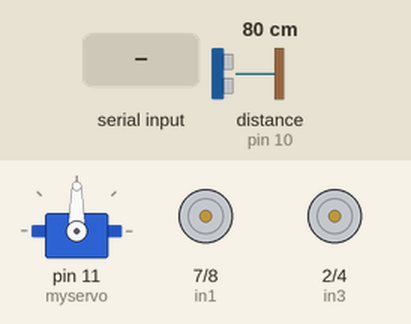
A sketch run on a simulated Arduino Uno, built with avr-gcc and run on an emulated ATmega328P. Shown: servo, motor-driver pin pairs drawn as motors (green arrow = first pin HIGH = forward, orange = second pin HIGH = backward, longer = more drive, scaled by the enable pin). The inputs (shaded band) are chosen by the test bench; at power-on: distance to the obstacle (sensor on pin 10) 80 cm. The echo pulse lasts 58.3 µs per cm; what the sketch prints to the serial monitor is not drawn.

Above: at 1.2 s.
1.3 s: "V90\n" received over Serial
At 1.9 s:
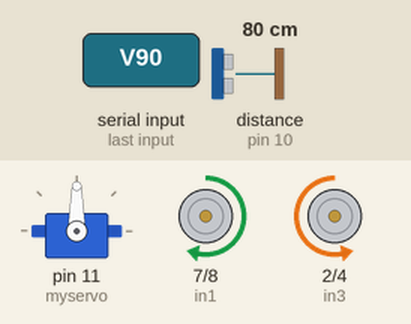
2.8 s: distance to the obstacle (sensor on pin 10) set to 11 cm
5.8 s: distance to the obstacle (sensor on pin 10) set to 8 cm
At 6.5 s:
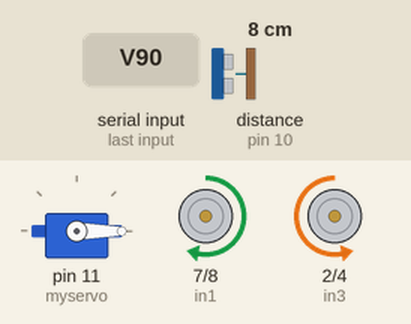
Timing chart, 0 to 8.8 s (numbered marks = the images above; inputs shaded):
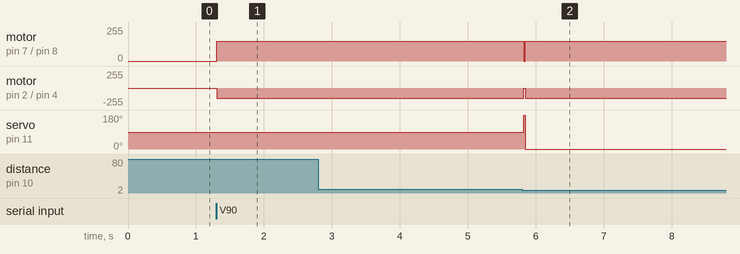

Measured:
- the behaviour switches between 10 and 9 cm on distance to the obstacle (sensor on pin 10) (found by bisection; images 1 and 2)
- after the input at 1.3 s, motor on pin 7 (in1) / pin 8 (in2): stopped → forward 150/255 at once; motor on pin 2 (in3) / pin 4 (in4): stopped → backward 150/255 at once
- after the input at 5.8 s, motor on pin 7 (in1) / pin 8 (in2): forward 150/255 → stopped at once, → forward 150/255 0.02 s later; motor on pin 2 (in3) / pin 4 (in4): backward 150/255 → stopped at once, → backward 150/255 0.02 s later; servo on pin 11 (myservo): 90° → 0° at once

The sketch:

car_sensor.ino
```cpp
//#include <SoftwareSerial.h>
#define in1 7   //motor1
#define in2 8   //motor1
#define ena 5   //motor1

#define in3 2   //motor2
#define in4 4   //motor2
#define enb 6   //motor2
int serialA;
int Speed=150;
//ultrasonic & servo
const int trigpin = 9;
const int echopin =10;

//defines variables
#include<Servo.h>
Servo myservo;
int angle = 90;
 long duration;
int distance;


//SoftwareSerial bluetooth(10,11);
void setup()
{
  Serial.begin(9600);
  //bluetooth.begin(9600);
   pinMode(in1 , OUTPUT );
   pinMode(in2 , OUTPUT );
   pinMode(in3 , OUTPUT );
   pinMode(in4 , OUTPUT );
   pinMode(ena , OUTPUT );
   pinMode(enb , OUTPUT );

   pinMode(trigpin,OUTPUT);//sets the trigpin as an output
  pinMode(echopin,INPUT);//sets the echo as an input
  myservo.attach(11);
  Serial.begin(9600);//start the serial communication
}

void loop()
{
  if (Serial.available() > 0 )
  {
    serialA = Serial.read();

    }

 if(serialA<60&&serialA>48){
  Speed=(serialA-48)*25;

  }
 else {
 switch(serialA){

  case 'V':// if the driver click the horn , use ultrasonic
  while(1)
  {

while(1){
  //clears the trigpin
digitalWrite(trigpin,LOW);
delayMicroseconds(2);
//sets the trigpin on HIGH state for 10 microseconds
digitalWrite(trigpin,HIGH);
delayMicroseconds(10);
digitalWrite(trigpin,LOW);
//read the echopin,returns the sound wave travel time in microseconds
duration = pulseIn(echopin,HIGH);
//calculating the distance
distance= duration*0.034/2;
//prints the distance on the serial monitor
Serial.print("distance:");
Serial.println(distance);

if(distance>8)
{

move1(1,1,Speed,Speed); // forward
}

 else
 {
  move1(0,0,0,0);
  myservo.write (angle=180);
  break; //// if the car found wall
 }
}
while(1){
//clears the trigpin
digitalWrite(trigpin,LOW);
delayMicroseconds(2);
//sets the trigpin on HIGH state for 10 microseconds
digitalWrite(trigpin,HIGH);
delayMicroseconds(10);
digitalWrite(trigpin,LOW);
//read the echopin,returns the sound wave travel time in microseconds
duration = pulseIn(echopin,HIGH);
//calculating the distance
distance= duration*0.034/2;
//prints the distance on the serial monitor
Serial.print("distance:");
Serial.println(distance);

if (distance>12) //right
 {

  move1(0,1,0,140);
  move1(1,1,Speed,Speed);

 }
 else {
  move1(0,0,0,0);
  myservo.write(angle=0);
  break;//blocked from the right
 }
}
while(1) //left
{
  //clears the trigpin
digitalWrite(trigpin,LOW);
delayMicroseconds(2);
//sets the trigpin on HIGH state for 10 microseconds
digitalWrite(trigpin,HIGH);
delayMicroseconds(10);
digitalWrite(trigpin,LOW);
//read the echopin,returns the sound wave travel time in microseconds
duration = pulseIn(echopin,HIGH);
//calculating the distance
distance= duration*0.034/2;
//prints the distance on the serial monitor
Serial.print("distance:");
Serial.println(distance);

  if(distance < 12)
  {
    move1(1,0,140,0);
    move1(1,1,Speed,Speed);
  }
else
{
  move1(0,0,0,0);
  break; //blocked from the left
}
 }
 break; //blocked from all the directions
  }
  //forward
 case 'F':

 move1(1,1,Speed,Speed);

  break;

   //fleft
 case 'G':
 move1(1,1,Speed,Speed);

   break ;

   //fright
  case 'I':
  move1(1,1,Speed,Speed);

   break ;

    //left
 case 'L':
 move1(1,0,40,0);

   break ;

  //right
  case 'R':
  move1(0,1,0,140);

   break ;

  //reverse()
  case 'B':
  move1(0,0,Speed,Speed);

  break;

  //rleft()
  case 'H':
  move1(1,0,Speed,0.5*Speed);

  break;

  //rright()

  case 'J':
  move1(0,1,0.5*Speed,Speed);


  break;

  //off
  case 'S' :
  move1(0,0,0,0);

 break;

 }}
}
void move1 (bool m1 , bool m2, int sp1,int sp2)
{
  digitalWrite(in1 , m1);
  digitalWrite(in2 , !m1);
  digitalWrite(in4 , m2);
  digitalWrite(in3 , !m2);
  analogWrite (ena , sp1);
  analogWrite (enb , sp2);

}
```
